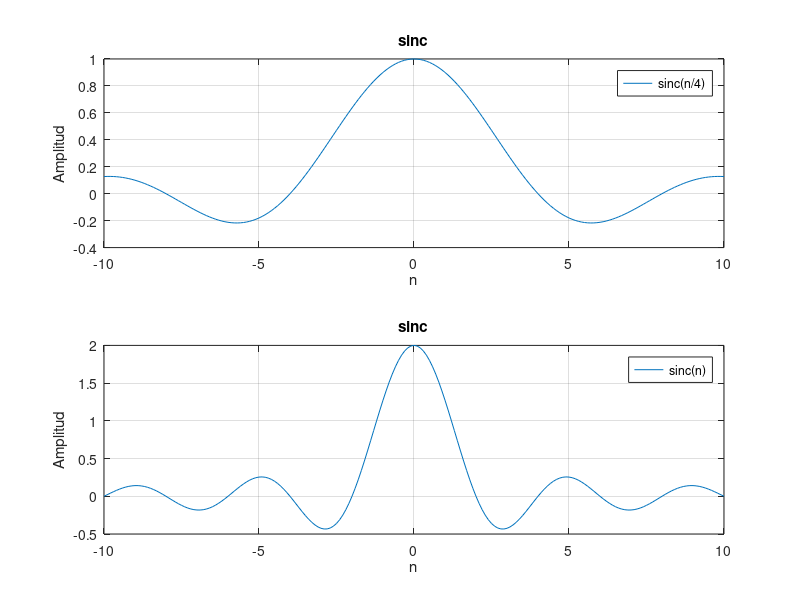

Reproduce this figure in MATLAB.
clc
clear all
close all
A=1;
n=-10:.1:10;
cnfo1=sinc(n/4);
cnfo2=2*sinc(n/2);
subplot(2, 1, 1); plot(n, cnfo1); grid on;
ylabel('Amplitud'); xlabel('n'); legend('sinc(n/4)'); title('sinc')
subplot(2, 1, 2); plot(n, cnfo2); grid on;
ylabel('Amplitud'); xlabel('n'); legend('sinc(n)'); title('sinc')